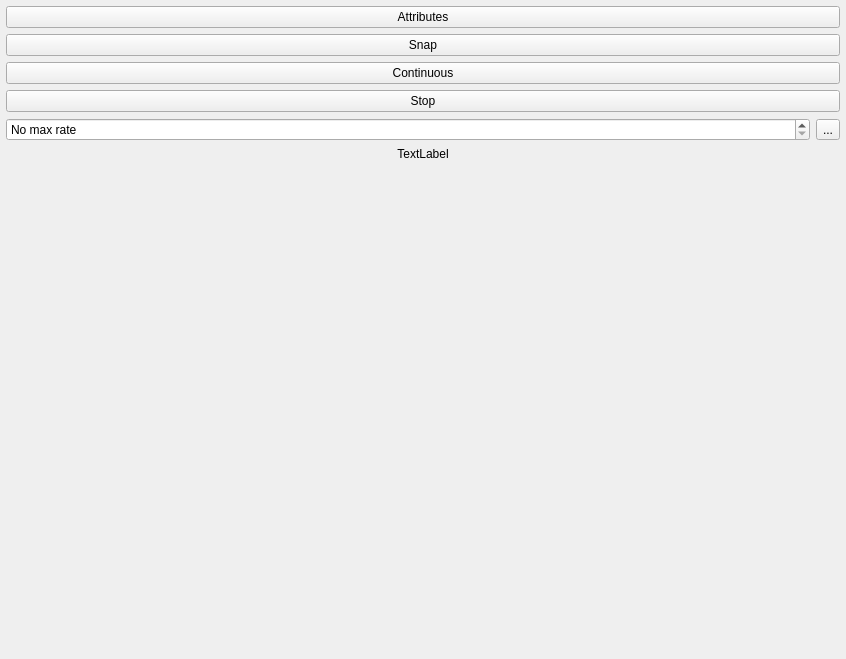
<?xml version="1.0" encoding="UTF-8"?>
<ui version="4.0">
 <class>Form</class>
 <widget class="QWidget" name="Form">
  <property name="geometry">
   <rect>
    <x>0</x>
    <y>0</y>
    <width>846</width>
    <height>659</height>
   </rect>
  </property>
  <property name="windowTitle">
   <string>Form</string>
  </property>
  <layout class="QHBoxLayout" name="horizontalLayout_2">
   <property name="leftMargin">
    <number>6</number>
   </property>
   <property name="topMargin">
    <number>6</number>
   </property>
   <property name="rightMargin">
    <number>6</number>
   </property>
   <property name="bottomMargin">
    <number>6</number>
   </property>
   <item>
    <layout class="QHBoxLayout" name="horizontalLayout">
     <item>
      <layout class="QVBoxLayout" name="verticalLayout">
       <item>
        <widget class="QPushButton" name="attributesButton">
         <property name="toolTip">
          <string>View IMAQdx attributes</string>
         </property>
         <property name="text">
          <string>Attributes</string>
         </property>
         <property name="icon">
          <iconset>
           <normaloff>:/qtutils/fugue/table-export.png</normaloff>:/qtutils/fugue/table-export.png</iconset>
         </property>
        </widget>
       </item>
       <item>
        <widget class="QPushButton" name="snapButton">
         <property name="toolTip">
          <string>Take a single image</string>
         </property>
         <property name="text">
          <string>Snap</string>
         </property>
         <property name="icon">
          <iconset>
           <normaloff>:/qtutils/fugue/control-stop.png</normaloff>:/qtutils/fugue/control-stop.png</iconset>
         </property>
        </widget>
       </item>
       <item>
        <widget class="QPushButton" name="continuousButton">
         <property name="toolTip">
          <string>Acquire images continuously</string>
         </property>
         <property name="text">
          <string>Continuous</string>
         </property>
         <property name="icon">
          <iconset>
           <normaloff>:/qtutils/fugue/control.png</normaloff>:/qtutils/fugue/control.png</iconset>
         </property>
        </widget>
       </item>
       <item>
        <widget class="QPushButton" name="stopButton">
         <property name="toolTip">
          <string>Stop acquiring images</string>
         </property>
         <property name="text">
          <string>Stop</string>
         </property>
         <property name="icon">
          <iconset>
           <normaloff>:/qtutils/fugue/control-stop-square.png</normaloff>:/qtutils/fugue/control-stop-square.png</iconset>
         </property>
        </widget>
       </item>
       <item>
        <layout class="QHBoxLayout" name="horizontalLayout_3">
         <property name="topMargin">
          <number>0</number>
         </property>
         <item>
          <widget class="QDoubleSpinBox" name="maxRateSpinBox">
           <property name="toolTip">
            <string>&lt;html&gt;&lt;head/&gt;&lt;body&gt;&lt;p&gt;Maximum frame rate in continuous acquisition mode. Use this to reduce load on the computer during continuous acquisition,otherwise frames are acquired as quickly as possible, which may not be desirable on slower computers.&lt;/p&gt;&lt;/body&gt;&lt;/html&gt;</string>
           </property>
           <property name="specialValueText">
            <string>No max rate</string>
           </property>
           <property name="prefix">
            <string/>
           </property>
           <property name="suffix">
            <string> fps</string>
           </property>
           <property name="decimals">
            <number>1</number>
           </property>
           <property name="maximum">
            <double>9999.000000000000000</double>
           </property>
           <property name="value">
            <double>0.000000000000000</double>
           </property>
          </widget>
         </item>
         <item>
          <widget class="QToolButton" name="noMaxButton">
           <property name="toolTip">
            <string>No max rate</string>
           </property>
           <property name="text">
            <string>...</string>
           </property>
           <property name="icon">
            <iconset>
             <normaloff>:/qtutils/fugue/arrow-turn-180-left.png</normaloff>:/qtutils/fugue/arrow-turn-180-left.png</iconset>
           </property>
          </widget>
         </item>
        </layout>
       </item>
       <item>
        <widget class="QLabel" name="fpsLabel">
         <property name="text">
          <string>TextLabel</string>
         </property>
         <property name="alignment">
          <set>Qt::AlignCenter</set>
         </property>
        </widget>
       </item>
       <item>
        <spacer name="verticalSpacer">
         <property name="orientation">
          <enum>Qt::Vertical</enum>
         </property>
         <property name="sizeHint" stdset="0">
          <size>
           <width>20</width>
           <height>40</height>
          </size>
         </property>
        </spacer>
       </item>
      </layout>
     </item>
    </layout>
   </item>
  </layout>
 </widget>
 <resources>
  <include location="../../../clones/qtutils/qtutils/icons/icons.qrc"/>
 </resources>
 <connections/>
</ui>
